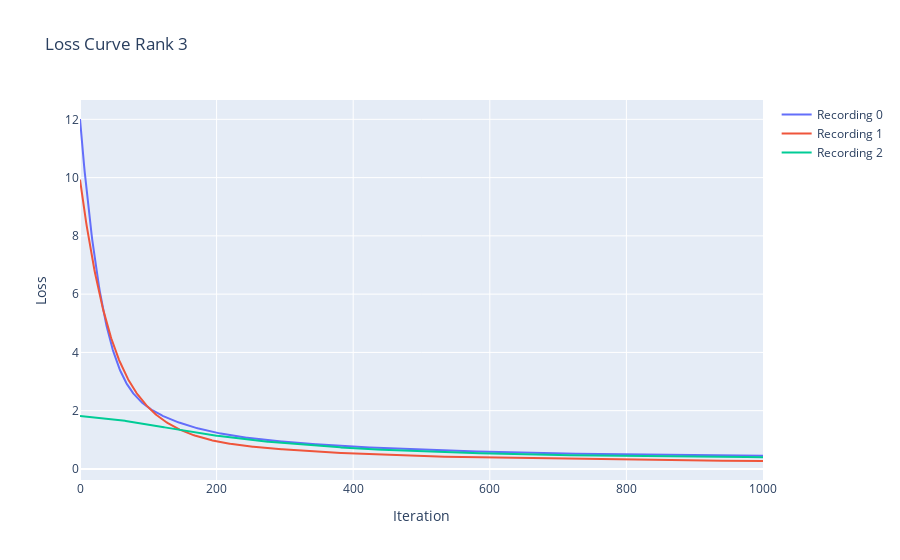

This figure's notebook cell:
### Code cell
# Plot the loss curve using plotly graphical objects
import plotly.graph_objects as go

loss = np.array(loss)

fig = go.Figure()
for recording in range(TOTAL_RECORDINGS):
    fig.add_trace(go.Scatter(y=loss[:, recording], name=f'Recording {recording}'))
fig.update_layout(title=f'Loss Curve Rank {RANK}', xaxis_title='Iteration', yaxis_title='Loss')
fig.show()

### Figure 1 — Plotly figure (JSON) as saved in the notebook; plotly's stock layout.template omitted (floating-point values rounded to 4 significant figures; data arrays with more than 128 entries replaced by an {"elided": "..."} marker saying what was removed)
{"data": [{"name": "Recording 0", "type": "scatter", "y": {"elided": "1001 float values"}}, {"name": "Recording 1", "type": "scatter", "y": {"elided": "1001 float values"}}, {"name": "Recording 2", "type": "scatter", "y": {"elided": "1001 float values"}}], "layout": {"title": {"text": "Loss Curve Rank 3"}, "xaxis": {"title": {"text": "Iteration"}}, "yaxis": {"title": {"text": "Loss"}}}}
